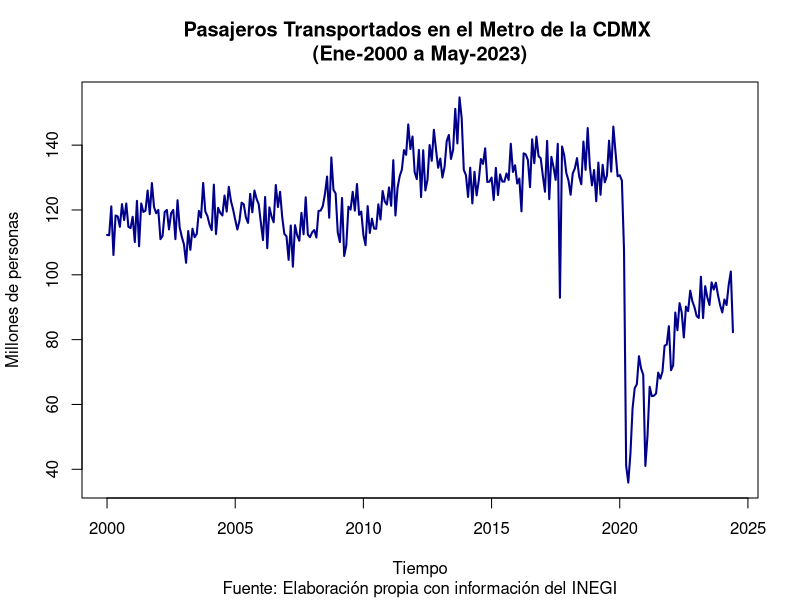
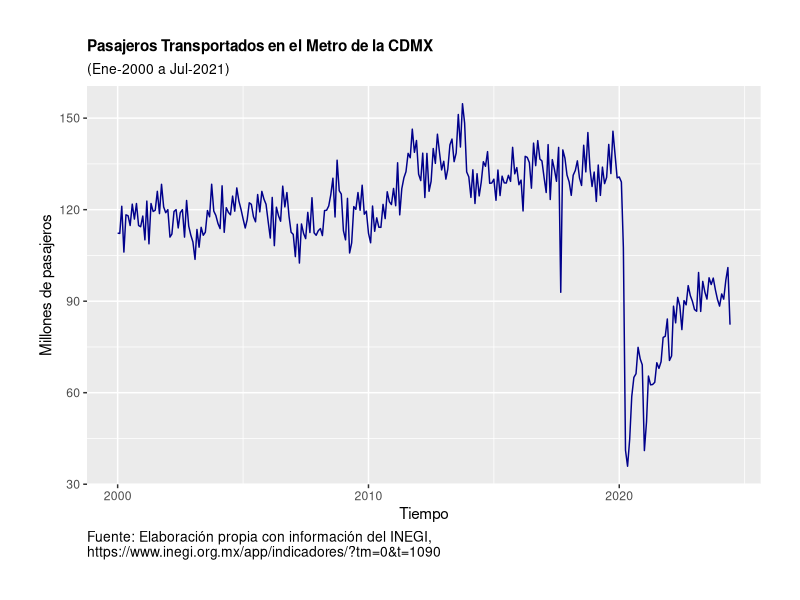
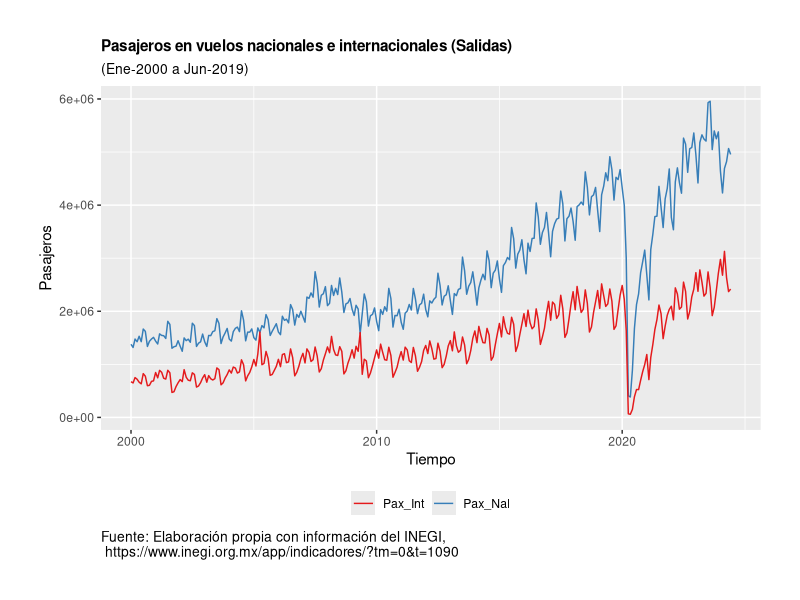
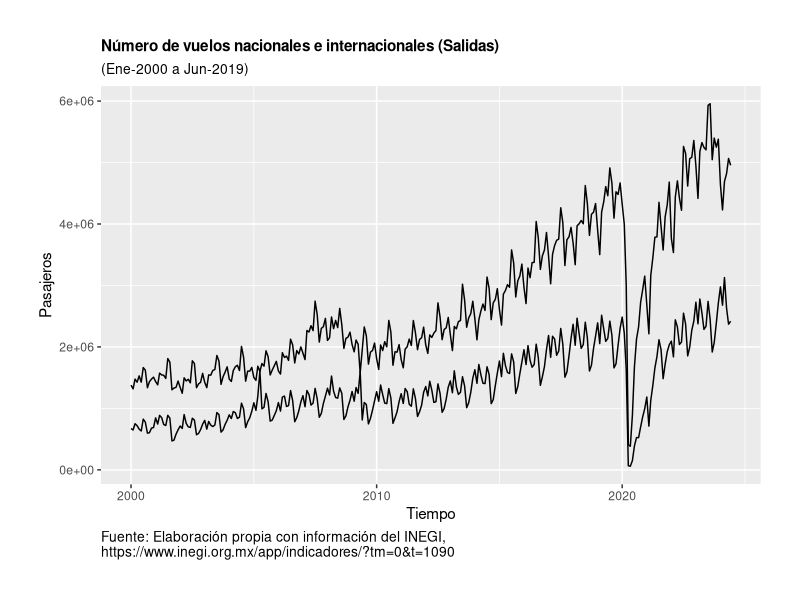
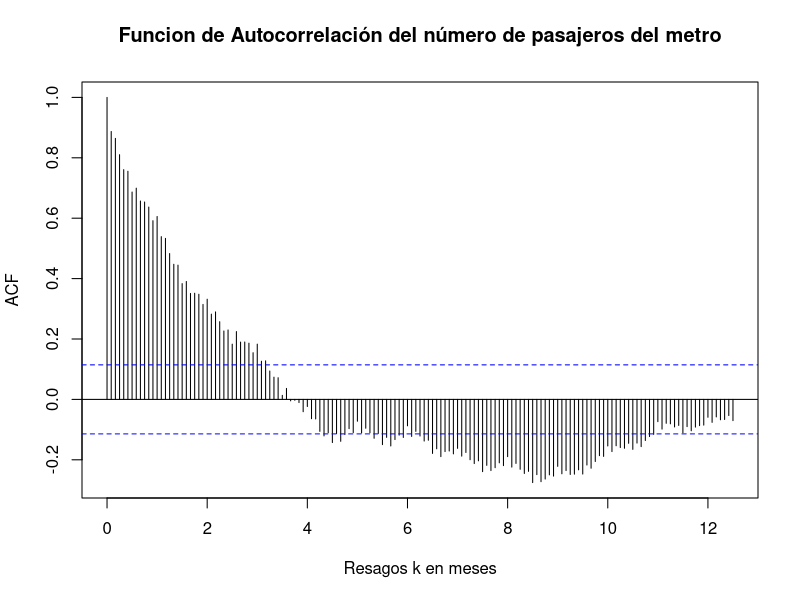
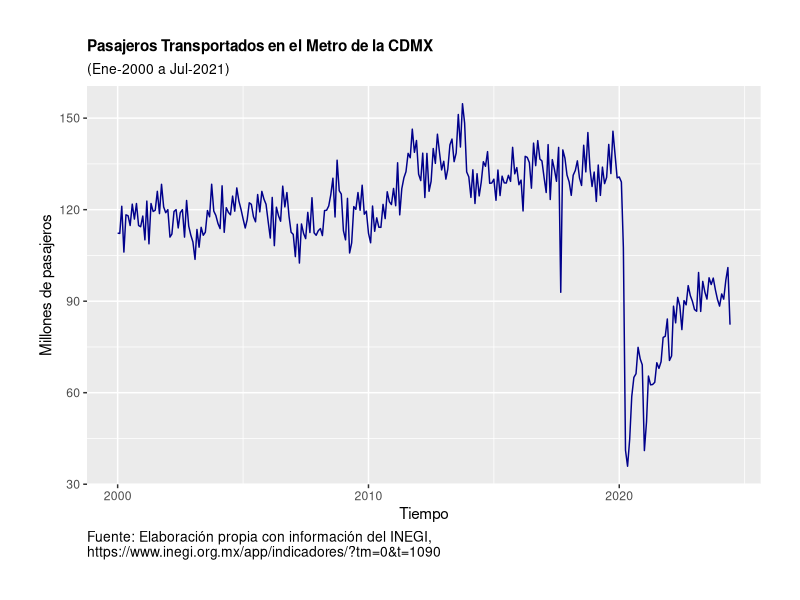

These charts were generated, in order, by the following R code:
## ---- chunk 1
knitr::opts_chunk$set(echo = TRUE)

#install.packages("ggplot2")
#install.packages("dplyr")
#install.packages("readxl")
# 
library(ggplot2)
library(dplyr)
library(readxl)

## ---- chunk 2

Datos <- read_excel("Base_Transporte.xlsx", sheet = "Datos", col_names = TRUE)

head(Datos)

## ---- chunk 3

#View(Datos)

names(Datos)

tail(Datos)

str(Datos)

dim(Datos)

Datos[ , 2]

Datos[5 , ]

Datos[c(2:259) , 2]

Datos[ , c(2:6)]

Datos[ , c(2, 3, 4, 5, 6)]

Datos[c("Pax_Nal", "Pax_Int", "Vue_Nal", "Vue_Int")]

## ---- chunk 4

summary( Datos[ ,c(2:6)] )

Resumen1 <- summary(Datos[ ,c(2:6)])

Resumen1

## ---- chunk 5

Pax_Metro <- ts(Datos$Pax_Metro, 
                start = 2000, 
                freq = 12)

## ---- chunk 6

Dat_Aereo <- ts(Datos[c("Pax_Nal", "Pax_Int", "Vue_Nal", "Vue_Int")], 
                start = 2000, 
                freq = 12)

## ---- chunk 7

plot(Pax_Metro, 
     col = "darkblue", 
     xlab = "Tiempo",  
     type = "l", lwd = 2,
     ylab = "Millones de personas",
     main = "Pasajeros Transportados en el Metro de la CDMX \n(Ene-2000 a May-2023)",
     sub = "Fuente: Elaboración propia con información del INEGI")

## ---- chunk 8

ggplot(data = Datos, aes(x = Periodo, y = Pax_Metro)) + 
  geom_line(linewidth = 0.5, color = "darkblue") +
  #geom_point(size = 1.0, color = "darkblue") + 
  #theme_bw() + 
  xlab("Tiempo") + 
  ylab("Millones de pasajeros") + 
  theme(plot.title = element_text(size = 11, face = "bold", hjust = 0)) + 
  theme(plot.subtitle = element_text(size = 10, hjust = 0)) + 
  theme(plot.caption = element_text(size = 10, hjust = 0)) +
  theme(plot.margin = unit(c(1,1,1,1), "cm")) +
  labs(
    title = "Pasajeros Transportados en el Metro de la CDMX",
    subtitle = "(Ene-2000 a Jul-2021)",
    caption = "Fuente: Elaboración propia con información del INEGI, \nhttps://www.inegi.org.mx/app/indicadores/?tm=0&t=1090"
  )
#
ggsave("Pax_Metro.png", width = 20, height = 15, units = "cm")

## ---- chunk 9

ggplot(data = Datos, aes(x = Periodo)) +
  geom_line(aes(y = Pax_Nal, color = "Pax_Nal")) +
  geom_line(aes(y = Pax_Int, color = "Pax_Int")) +
  scale_color_brewer(type = "qual", palette = 6) +
  #theme_bw() + 
  theme(legend.position = "bottom") +
  theme(legend.title = element_blank()) +
  guides(col = guide_legend(nrow = 1, byrow = TRUE)) + 
  xlab("Tiempo") + 
  ylab("Pasajeros") + 
  theme(plot.title = element_text(size = 11, face = "bold", hjust = 0)) + 
  theme(plot.subtitle = element_text(size = 10, hjust = 0)) + 
  theme(plot.caption = element_text(size = 10, hjust = 0)) +
  theme(plot.margin = unit(c(1,1,1,1), "cm")) +
  labs(
    title = "Pasajeros en vuelos nacionales e internacionales (Salidas)",
    subtitle = "(Ene-2000 a Jun-2019)",
    caption = "Fuente: Elaboración propia con información del INEGI, \n https://www.inegi.org.mx/app/indicadores/?tm=0&t=1090" )

## ---- chunk 10

ggplot(data = Datos, aes(x = Periodo)) +
  geom_line(aes(y = Pax_Nal, color = )) +
  geom_line(aes(y = Pax_Int, color = )) +
  scale_color_brewer(type = "qual", palette = 6) +
  #theme_bw() +
  theme(legend.position = "bottom") +
  theme(legend.title = element_blank()) +
  guides(col = guide_legend(nrow = 1, byrow = TRUE)) +
  xlab("Tiempo") +
  ylab("Pasajeros") +
  theme(plot.title = element_text(size = 11, face = "bold", hjust = 0)) +
  theme(plot.subtitle = element_text(size = 10, hjust = 0)) +
  theme(plot.caption = element_text(size = 10, hjust = 0)) +
  theme(plot.margin = unit(c(1,1,1,1), "cm")) +
  labs(
    title = "Número de vuelos nacionales e internacionales (Salidas)",
    subtitle = "(Ene-2000 a Jun-2019)",
    caption = "Fuente: Elaboración propia con información del INEGI, \nhttps://www.inegi.org.mx/app/indicadores/?tm=0&t=1090"
  )

## ---- chunk 11

Tabla_Pax_Metro <- data.frame(matrix(c("Media", 
                                      "Varianza", 
                                      "Covarianza (t, t - 1)", 
                                      "Covarianza (t, t - 2)", 
                                      "Covarianza (t, t - 3)", 
                                      "Autocorrelacion(1)", 
                                      "Autocorrelacion(2)", 
                                      "Autocorrelacion(3)", 
                                      "Q(1)", 
                                      "Q(3)*"), 
                                    nrow = 10, 
                                    ncol = 1) )

#
Tabla_Pax_Metro

## ---- chunk 12

names(Tabla_Pax_Metro)

names(Tabla_Pax_Metro) <- c("Estadística")

Tabla_Pax_Metro

## ---- chunk 13


Tabla_Pax_Metro$Valor <- 0

Tabla_Pax_Metro

## ---- chunk 14

Tabla_Pax_Metro[1, 2] <- round(mean(Pax_Metro), digits = 2)
Tabla_Pax_Metro[2, 2] <- round(var(Pax_Metro), digits = 2)
Tabla_Pax_Metro[3, 2] <- round(cov(Pax_Metro[2:281], Pax_Metro[1:280]), digits = 2)
Tabla_Pax_Metro[4, 2] <- round(cov(Pax_Metro[3:281], Pax_Metro[1:279]), digits = 2)
Tabla_Pax_Metro[5, 2] <- round(cov(Pax_Metro[4:281], Pax_Metro[1:278]), digits = 2)
Tabla_Pax_Metro[6, 2] <- round(Tabla_Pax_Metro[3, 2]/Tabla_Pax_Metro[2, 2], digits = 2)
Tabla_Pax_Metro[7, 2] <- round(Tabla_Pax_Metro[4, 2]/Tabla_Pax_Metro[2, 2], digits = 2)
Tabla_Pax_Metro[8, 2] <- round(Tabla_Pax_Metro[5, 2]/Tabla_Pax_Metro[2, 2], digits = 2)
Tabla_Pax_Metro[9, 2] <- round(281*(Tabla_Pax_Metro[6, 2]^2), digits = 2)
Tabla_Pax_Metro[10, 2] <- round(281*(Tabla_Pax_Metro[6, 2]^2 +
                               Tabla_Pax_Metro[7, 2]^2 +
                               Tabla_Pax_Metro[8, 2]^2), digits = 2)

#
Tabla_Pax_Metro

## ---- chunk 15

acf(Pax_Metro, 
    lag.max = 150, 
    xlab = 'Resagos k en meses', 
    main="Funcion de Autocorrelación del número de pasajeros del metro")

## ---- chunk 16

Box.test(Pax_Metro, lag = 1)

